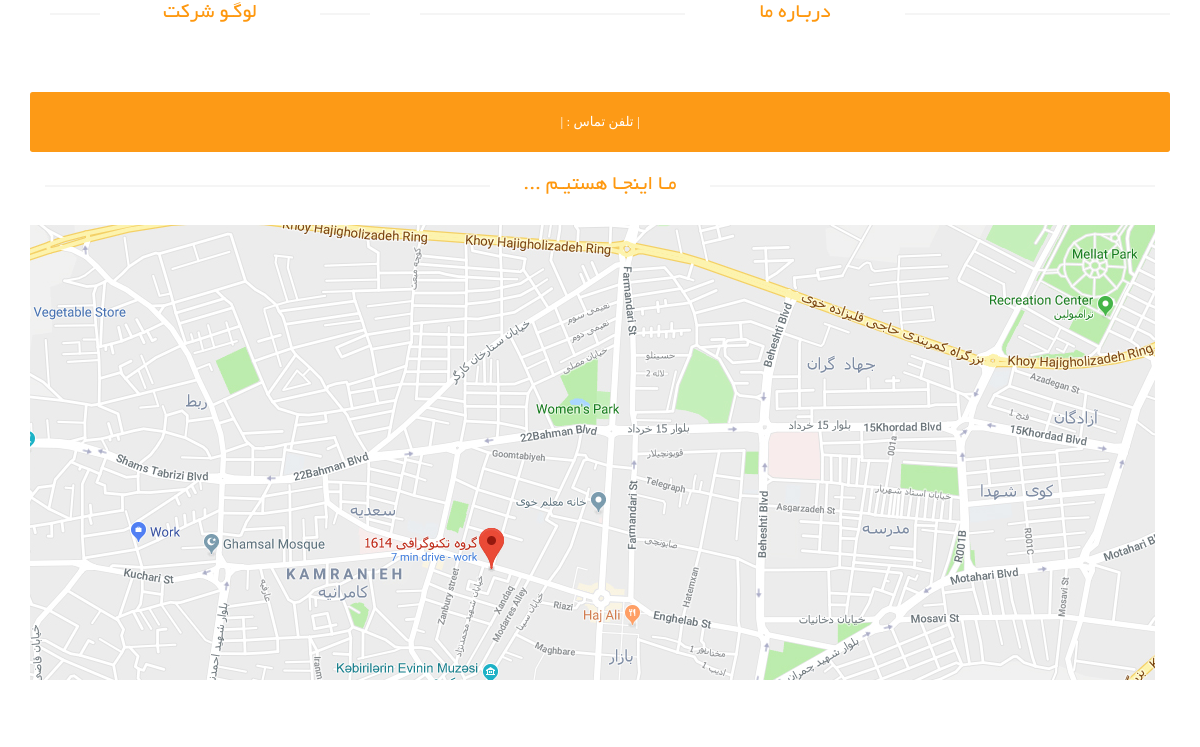
/about-us, run on an earlier commit of the app's database.
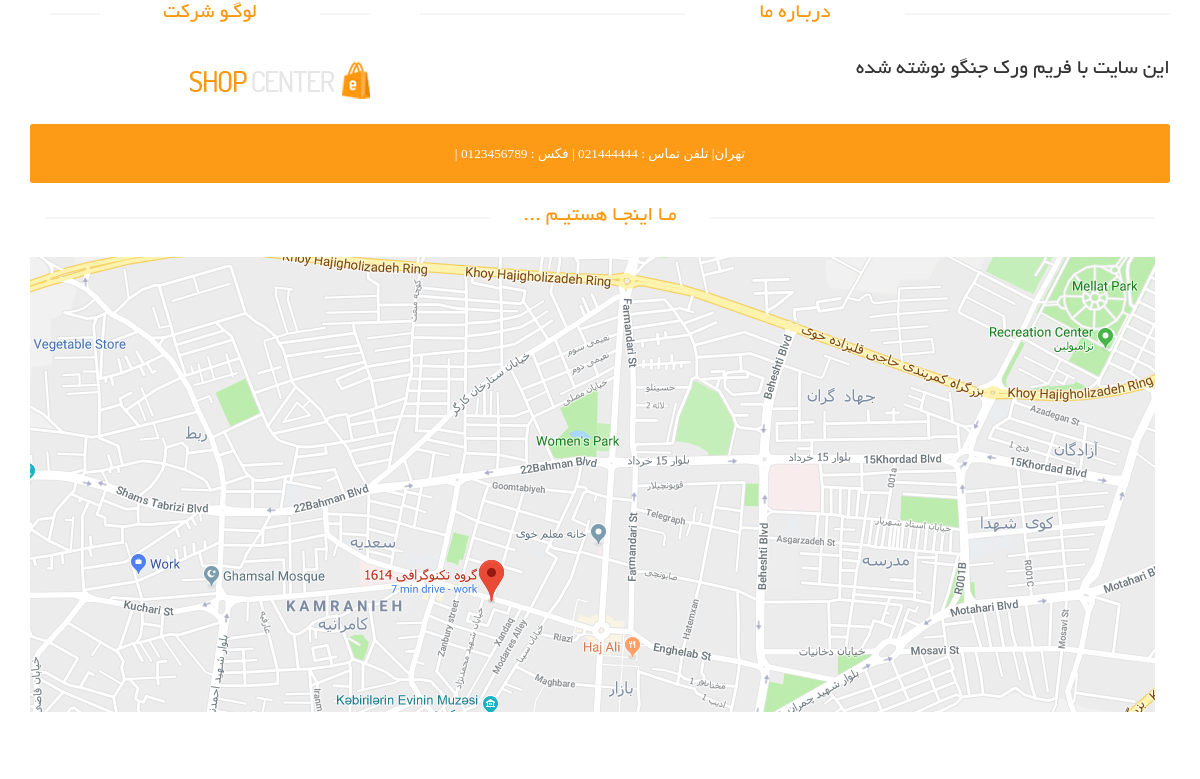
And on a later commit of the database.
### site_module/models.py (models this page shows, shortened)
class SiteSetting(models.Model):
    site_name = models.CharField(max_length=200, verbose_name='نام سایت')
    site_url = models.CharField(max_length=200, verbose_name='دامنه سایت')
    address = models.CharField(max_length=200, verbose_name='آدرس')
    phone = models.CharField(max_length=200, null=True, blank=True, verbose_name='تلفن')
    fax = models.CharField(max_length=200, null=True, blank=True, verbose_name='فکس')
    email = models.CharField(max_length=200, null=True, blank=True, verbose_name='ایمیل')
    copy_right = models.TextField(verbose_name='متن کپی رایت سایت')
    about_us_text = models.TextField(verbose_name='متن درباره ما سایت')
    site_logo = models.ImageField(upload_to='images/site-setting/', verbose_name='لوگو سایت')
    is_main_setting = models.BooleanField(verbose_name='تنظیمات اصلی')
    class Meta:
        verbose_name = 'تنظیمات سایت'
        verbose_name_plural = 'تنظیمات'

### home_module/views.py (the view)
# urls.py: path('about-us', views.AboutView.as_view(), name='about_page'),
class AboutView(TemplateView):
    template_name = 'home_module/about_page.html'
    def get_context_data(self, **kwargs):
        context = super(AboutView, self).get_context_data(**kwargs)
        site_setting: SiteSetting = SiteSetting.objects.filter(is_main_setting=True).first()
        context['site_setting'] = site_setting
        return context

### home_module/templates/home_module/about_page.html (shortened to what this page needs)
{% extends 'shared/_layout.html' %}
{% load static %}
{% block content %}
    <div id="contact-page" class="container">
        <div class="bg">
            <div class="row">
                <div class="col-sm-4">
                    <div class="contact-info">
                        <h2 class="title text-center">لوگـو شرکت</h2>
                        <img src="{{ site_setting.site_logo.url }}" class="img-responsive">
                    </div>
                </div>
                <div class="col-sm-8">
                    <div class="about">
                        <h2 class="title text-center">دربـاره ما</h2>
                        <p class="about-desc">
                            {{ site_setting.about_us_text }}
                        </p>
                    </div>
                </div>
            </div>
            <div class="row">
                <div class="col-sm-12 about-address">
                    <address>
                        <p>
                            {{ site_setting.address }}|
                            تلفن تماس : {{ site_setting.phone }} |
                            {% if site_setting.fax %}
                                فکس : {{ site_setting.fax }} |
                            {% endif %}
                        </p>
                    </address>
                </div>
            </div>
            <div class="row">
                <div class="container">
                    <div class="col-sm-12" style="overflow: hidden; margin-bottom: 40px"><h2 class="title text-center">
                        مـا اینجـا هستیـم ... </h2>
                        <div id="gmap" class="contact-map">
                            <img src="{% static 'images/home/Map.jpg' %}" alt="Map">
                        </div>
                    </div>
                </div>
            </div>
        </div>
    </div>
{% endblock %}

### templates/shared/_layout.html (shortened to what this page needs)
{% load render_partial %}
<!DOCTYPE html>
<html lang="en">
<head>
    {% include 'shared/header_references.html' %}
</head>
<body>
{% block content %}{% endblock %}
</body>
</html>

### templates/shared/header_references.html (shortened to what this page needs)
<link href="/static/css/bootstrap.min.css" rel="stylesheet">
<link href="/static/css/font-awesome.min.css" rel="stylesheet">
<link href="/static/css/prettyPhoto.css" rel="stylesheet">
<link href="/static/css/price-range.css" rel="stylesheet">
<link href="/static/css/animate.css" rel="stylesheet">
<link href="/static/css/main.css" rel="stylesheet">
<link href="/static/css/responsive.css" rel="stylesheet">
<link href="/static/css/custom.css" rel="stylesheet">

### static/css/main.css (style rules this page uses)
body { font-family: 'BYekan'; font-size: 10pt; position: relative; font-weight: normal; direction: rtl; }
h1, h2, h3, h4, h5, h6 { font-family: 'BYekan', sans-serif; }
.left-sidebar h2:after, h2.title:after { content: " "; position: absolute; border: 1px solid #f5f5f5; bottom: 8px; right: 0; width: 100%; height: 0; z-index: -2; }
h2.title:before { content: " "; position: absolute; background: #fff; bottom: -6px; width: 220px; height: 30px; z-index: -1; right: 50%; margin-right: -110px; }
h2.title { color: #FE980F; font-family: 'BYekan', sans-serif; font-size: 16pt; font-weight: 400; margin: 0 15px; text-transform: uppercase; margin-bottom: 30px; position: relative; }
.about-address { margin-top: 20px; }
.about-address p { text-align: center; padding: 20px 10px 20px 10px; background-color: #FD9A16; font-family: tahoma; font-size: 10pt; color: #ffffff; border-radius: 0.2em; }
.bg h2.title { margin-right: 0; margin-left: 0; margin-top: 0; }
.about .about-desc { text-align: justify; font-size: 16pt; }
.contact-map { width: 100%; height: 385px; margin-bottom: 70px }
#contact-page .contact-info { padding: 0 20px; }

What changed in the data, as far as the page shows it:
now on this page (row edited): SiteSetting: site_logo (picture), about_us_text "این سایت با فریم ورک جنگو نوشته شده", address "تهران"
Also different on the page:
text now shown: "فکس : |"
